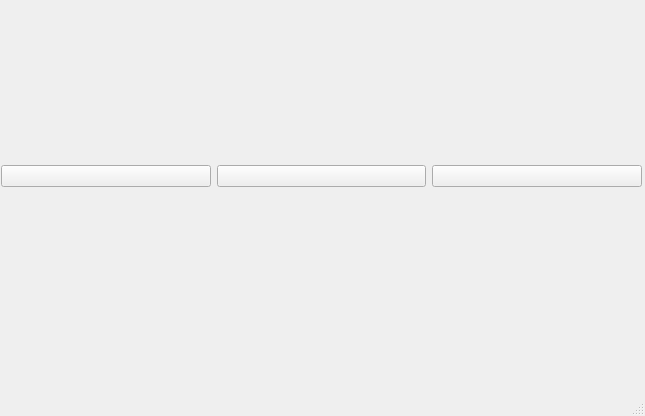
<?xml version="1.0" encoding="UTF-8"?>
<ui version="4.0">
 <class>MainWindow</class>
 <widget class="QMainWindow" name="MainWindow">
  <property name="geometry">
   <rect>
    <x>0</x>
    <y>0</y>
    <width>645</width>
    <height>416</height>
   </rect>
  </property>
  <property name="windowTitle">
   <string>MainWindow</string>
  </property>
  <widget class="QWidget" name="centralwidget">
   <widget class="QWidget" name="layoutWidget">
    <property name="geometry">
     <rect>
      <x>1</x>
      <y>160</y>
      <width>641</width>
      <height>32</height>
     </rect>
    </property>
    <layout class="QHBoxLayout" name="horizontalLayout_2">
     <item>
      <widget class="QPushButton" name="initialize_card_button">
       <property name="text">
        <string/>
       </property>
      </widget>
     </item>
     <item>
      <widget class="QPushButton" name="logging_button">
       <property name="text">
        <string/>
       </property>
      </widget>
     </item>
     <item>
      <widget class="QPushButton" name="file_save_button">
       <property name="text">
        <string/>
       </property>
      </widget>
     </item>
    </layout>
   </widget>
  </widget>
  <widget class="QMenuBar" name="menubar">
   <property name="geometry">
    <rect>
     <x>0</x>
     <y>0</y>
     <width>645</width>
     <height>22</height>
    </rect>
   </property>
  </widget>
  <widget class="QStatusBar" name="statusbar"/>
 </widget>
 <resources/>
 <connections/>
</ui>
